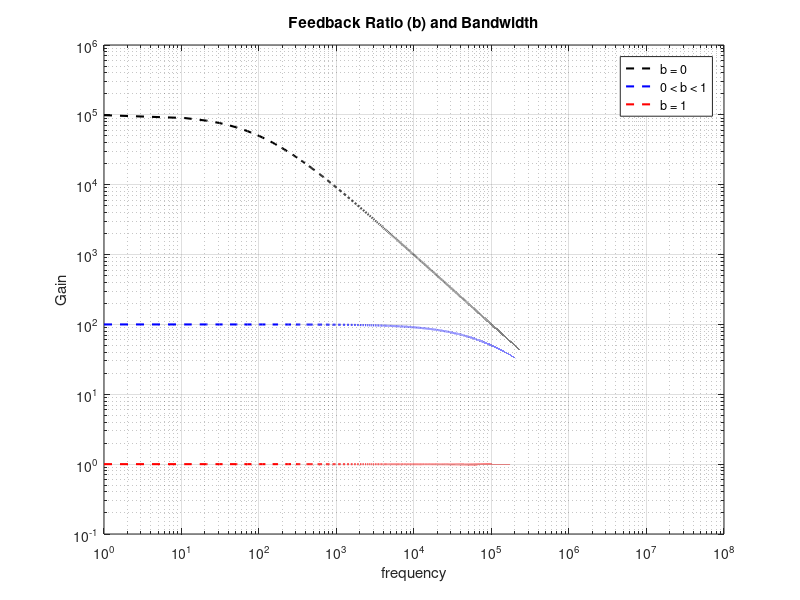

This chart was generated by the following MATLAB code:
ADC = 100e3;
BW = 10e6;
Fp = BW/ADC;

f = 1:10:BW*10;
G = BW./(Fp+f);
H = BW./(Fp*1e3+f);
U = BW./(Fp*1e5+f);

zero = ones(size(f));

loglog(f,G,'--','Color','k','Linewidth',1.5); hold on;
loglog(f,H,'--','Color','b','Linewidth',1.5); 
loglog(f,U,'--','Color','r','Linewidth',1.5); hold off;
axis([1 BW*10 .1 ADC*10])
grid on
grid minor

legend('b = 0', '0 < b < 1', 'b = 1')
set(gcf,'Color','white')
title('Feedback Ratio (b) and Bandwidth')
xlabel('frequency');
ylabel('Gain');